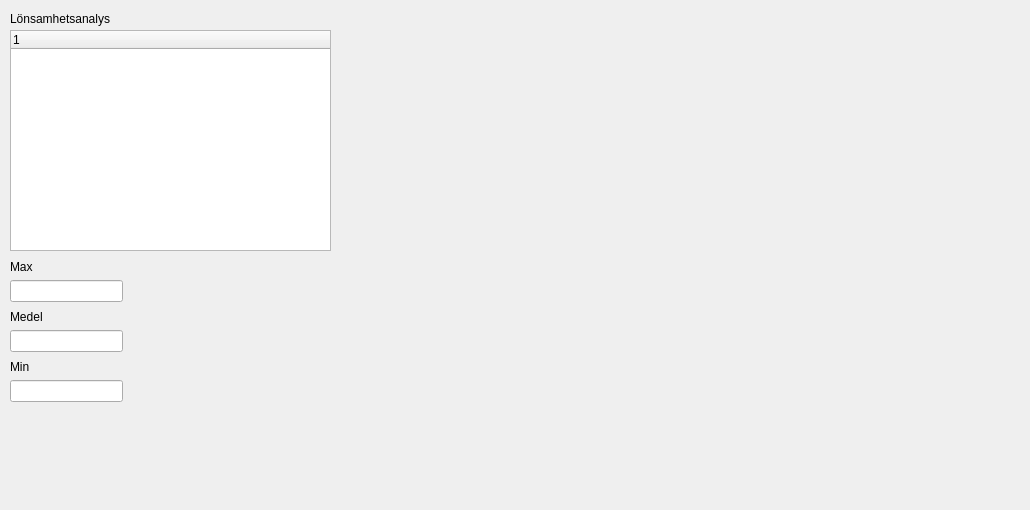
       <widget class="QWidget" name="tab_22">
        <attribute name="title">
         <string>Avk eget kap</string>
        </attribute>
        <widget class="QwtPlot" name="qwtPlotEquityMargin_22">
         <property name="geometry">
          <rect>
           <x>340</x>
           <y>10</y>
           <width>681</width>
           <height>491</height>
          </rect>
         </property>
        </widget>
        <widget class="QLabel" name="label_81">
         <property name="geometry">
          <rect>
           <x>10</x>
           <y>260</y>
           <width>59</width>
           <height>14</height>
          </rect>
         </property>
         <property name="text">
          <string>Max</string>
         </property>
        </widget>
        <widget class="QLineEdit" name="lineEditMinEquityMargin">
         <property name="geometry">
          <rect>
           <x>10</x>
           <y>380</y>
           <width>113</width>
           <height>22</height>
          </rect>
         </property>
        </widget>
        <widget class="QLabel" name="label_82">
         <property name="geometry">
          <rect>
           <x>10</x>
           <y>360</y>
           <width>59</width>
           <height>14</height>
          </rect>
         </property>
         <property name="text">
          <string>Min</string>
         </property>
        </widget>
        <widget class="QLineEdit" name="lineEditMaxEquityMargin">
         <property name="geometry">
          <rect>
           <x>10</x>
           <y>280</y>
           <width>113</width>
           <height>22</height>
          </rect>
         </property>
        </widget>
        <widget class="QLineEdit" name="lineEditAvgEquityMargin">
         <property name="geometry">
          <rect>
           <x>10</x>
           <y>330</y>
           <width>113</width>
           <height>22</height>
          </rect>
         </property>
        </widget>
        <widget class="QLabel" name="label_83">
         <property name="geometry">
          <rect>
           <x>10</x>
           <y>310</y>
           <width>59</width>
           <height>14</height>
          </rect>
         </property>
         <property name="text">
          <string>Medel</string>
         </property>
        </widget>
        <widget class="QLabel" name="label_90">
         <property name="geometry">
          <rect>
           <x>10</x>
           <y>10</y>
           <width>181</width>
           <height>17</height>
          </rect>
         </property>
         <property name="text">
          <string>Lönsamhetsanalys</string>
         </property>
        </widget>
        <widget class="QTreeWidget" name="treeWidgetProfit_2">
         <property name="geometry">
          <rect>
           <x>10</x>
           <y>30</y>
           <width>321</width>
           <height>221</height>
          </rect>
         </property>
         <property name="font">
          <font>
           <pointsize>9</pointsize>
          </font>
         </property>
         <column>
          <property name="text">
           <string notr="true">1</string>
          </property>
         </column>
        </widget>
       </widget>
